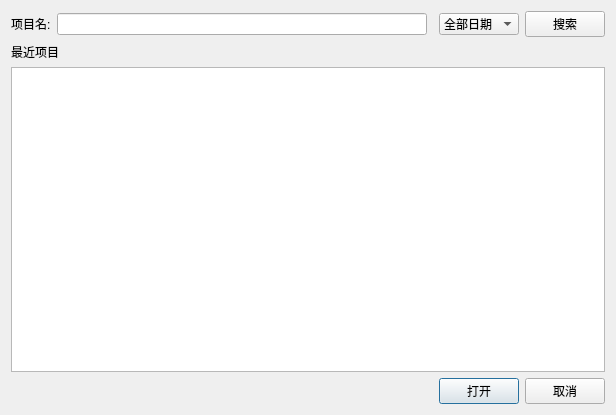
<?xml version="1.0" encoding="UTF-8"?>
<ui version="4.0">
 <class>OpenProjectWindow</class>
 <widget class="QDialog" name="OpenProjectWindow">
  <property name="geometry">
   <rect>
    <x>0</x>
    <y>0</y>
    <width>616</width>
    <height>415</height>
   </rect>
  </property>
  <property name="windowTitle">
   <string>打开项目</string>
  </property>
  <layout class="QGridLayout" name="gridLayout">
   <item row="0" column="0">
    <widget class="QLabel" name="label">
     <property name="styleSheet">
      <string notr="true">font: 11pt &quot;Agency FB&quot;;</string>
     </property>
     <property name="text">
      <string>项目名:</string>
     </property>
    </widget>
   </item>
   <item row="0" column="1">
    <widget class="QLineEdit" name="lineEdit">
     <property name="styleSheet">
      <string notr="true">color: qradialgradient(spread:pad, cx:0.5, cy:0.5, radius:0.5, fx:0.5, fy:0.5, stop:0 rgba(0, 0, 0, 0), stop:0.52 rgba(0, 0, 0, 0), stop:0.565 rgba(82, 121, 76, 33), stop:0.65 rgba(159, 235, 148, 64), stop:0.721925 rgba(255, 238, 150, 129), stop:0.77 rgba(255, 128, 128, 204), stop:0.89 rgba(191, 128, 255, 64), stop:1 rgba(0, 0, 0, 0));</string>
     </property>
    </widget>
   </item>
   <item row="1" column="0" colspan="2">
    <widget class="QLabel" name="label_2">
     <property name="styleSheet">
      <string notr="true">font: 11pt &quot;Agency FB&quot;;</string>
     </property>
     <property name="text">
      <string>最近项目</string>
     </property>
    </widget>
   </item>
   <item row="2" column="0" colspan="5">
    <widget class="QTableWidget" name="tableWidget"/>
   </item>
   <item row="3" column="3">
    <widget class="QPushButton" name="open">
     <property name="styleSheet">
      <string notr="true">font: 11pt &quot;Agency FB&quot;;</string>
     </property>
     <property name="text">
      <string>打开</string>
     </property>
    </widget>
   </item>
   <item row="3" column="4">
    <widget class="QPushButton" name="cancel">
     <property name="styleSheet">
      <string notr="true">font: 11pt &quot;Agency FB&quot;;</string>
     </property>
     <property name="text">
      <string>取消</string>
     </property>
    </widget>
   </item>
   <item row="0" column="4">
    <widget class="QPushButton" name="pushButton">
     <property name="styleSheet">
      <string notr="true">font: 11pt &quot;Agency FB&quot;;</string>
     </property>
     <property name="text">
      <string>搜索</string>
     </property>
    </widget>
   </item>
   <item row="0" column="3">
    <widget class="QComboBox" name="comboBox">
     <property name="styleSheet">
      <string notr="true">font: 11pt &quot;Agency FB&quot;;</string>
     </property>
     <item>
      <property name="text">
       <string>全部日期</string>
      </property>
     </item>
     <item>
      <property name="text">
       <string>最近一天</string>
      </property>
     </item>
     <item>
      <property name="text">
       <string>最近一周</string>
      </property>
     </item>
     <item>
      <property name="text">
       <string>最近一月</string>
      </property>
     </item>
     <item>
      <property name="text">
       <string>最近半年</string>
      </property>
     </item>
     <item>
      <property name="text">
       <string>最近一年</string>
      </property>
     </item>
    </widget>
   </item>
  </layout>
 </widget>
 <resources/>
 <connections/>
</ui>
